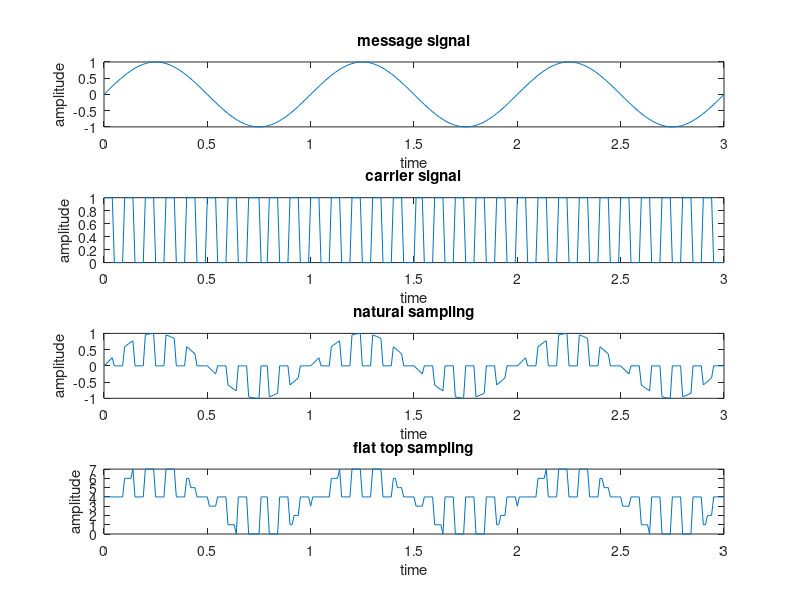

The MATLAB script that drew this image:
clc; clear all; close all;
t=0:0.01:3;
a=sin(2*pi*t);% message signal
p=square(2*pi*10*t);%carrier signal
p(p<0)=0;
s=a.*p;
subplot(4,1,1)
plot(t,a)
xlabel('time')
ylabel('amplitude')
title('message signal')
subplot(4,1,2)
plot(t,p)
xlabel('time')
ylabel('amplitude')
title('carrier signal')
subplot(4,1,3)
plot(t,s)
xlabel('time')
ylabel('amplitude')
title('natural sampling')
y=uencode(s,3,1);
subplot(4,1,4)
plot(t,y)
xlabel('time')
ylabel('amplitude')
title('flat top sampling')
